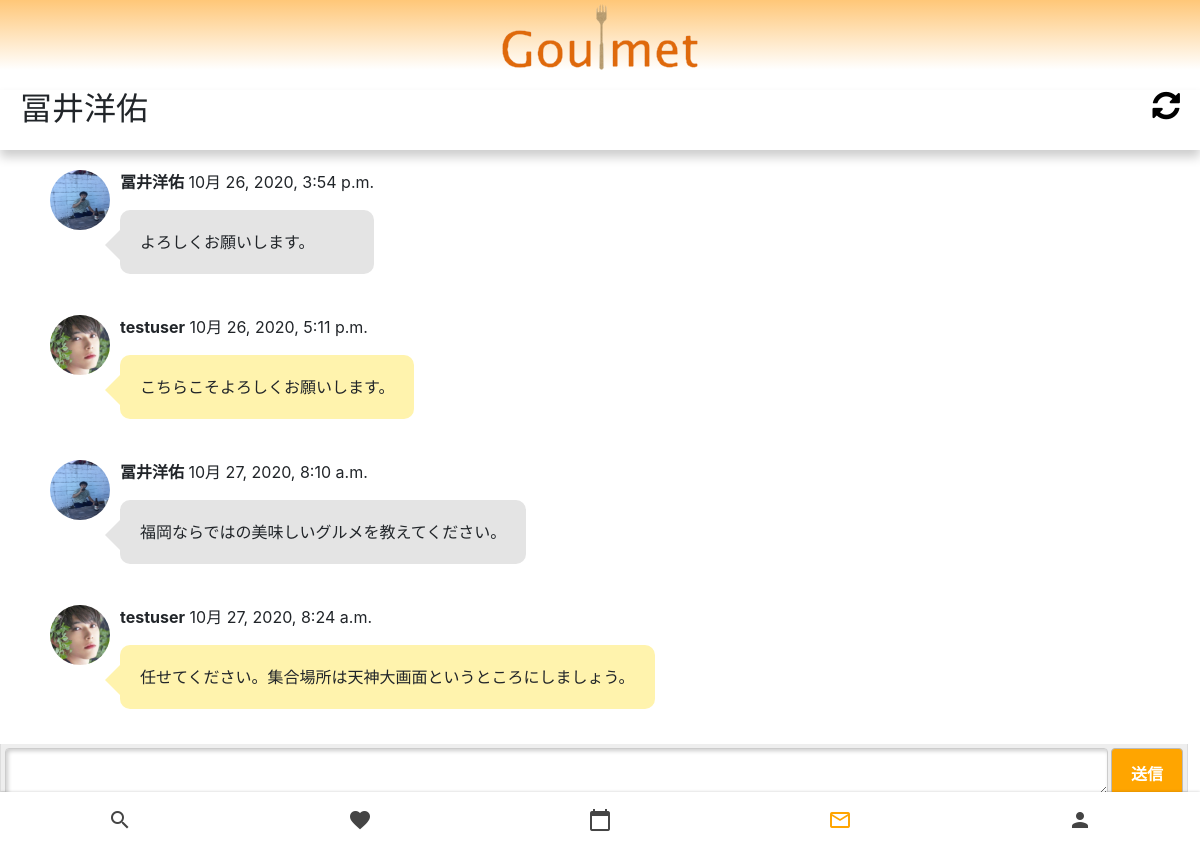
The app's page /chat/goulmet_chat/3 (signed in), older data.
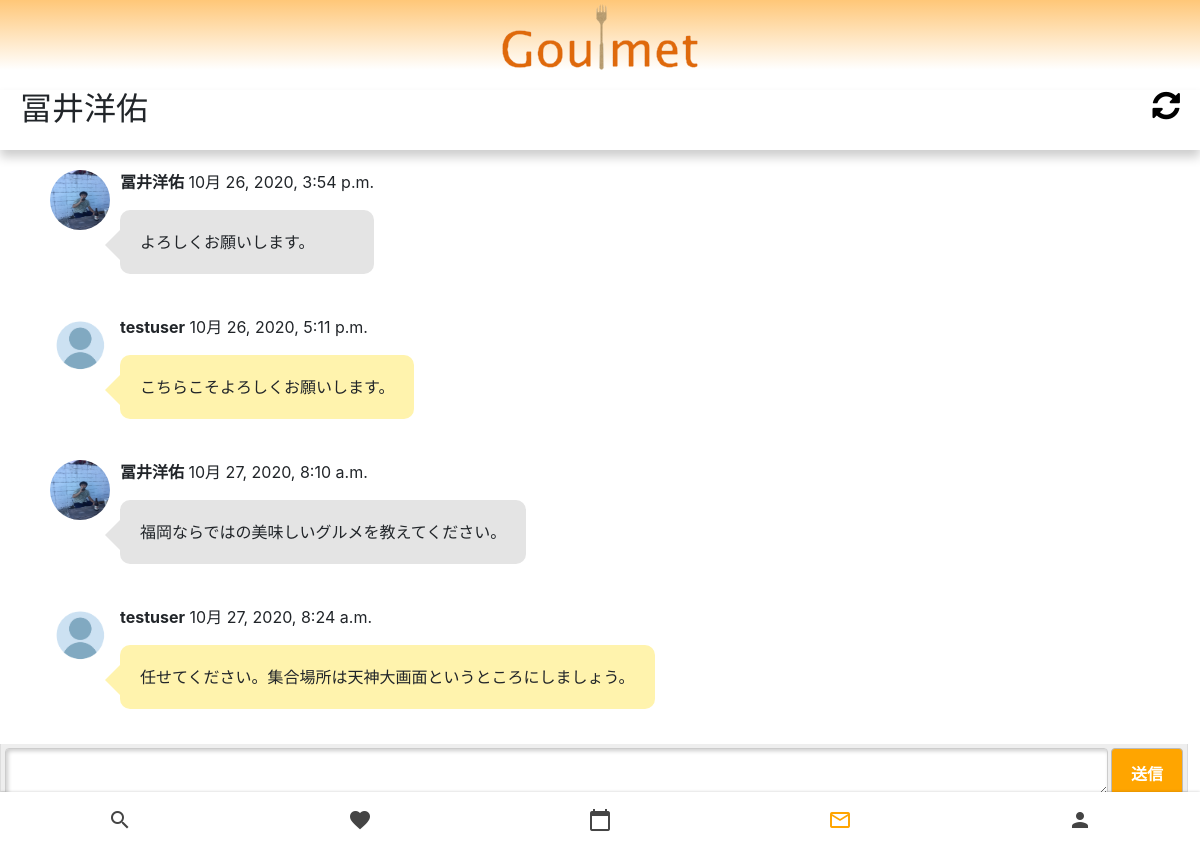
The same page, newer data.
### chat/models.py (models this page shows, shortened)
class ChatModel(models.Model):
    user_id = models.ForeignKey(CustomUser,on_delete=models.CASCADE,null=True)
    goulmet_id = models.ForeignKey(GoulmetModel,on_delete=models.CASCADE,null=True)
    room_id = models.ForeignKey(RoomModel,on_delete=models.CASCADE)
    text = models.CharField('メッセージ',max_length=1000)
    created_at = models.DateTimeField('作成日時',auto_now_add=True)
    updated_at = models.DateTimeField('更新日時',auto_now=True)

### account/models.py (models this page shows)
class GoulmetModel(models.Model):
    user_id = models.ForeignKey(CustomUser,on_delete=models.CASCADE)
    self_introduction = models.TextField('自己紹介',max_length=140)
    area = models.CharField('地域',max_length=50)
    plan = models.TextField('プラン',max_length=50,null=True)
    base_price = models.IntegerField('基本料金')
    is_pass = models.BooleanField('審査合格フラグ',null=True)
    created_at = models.DateTimeField('作成日時',auto_now_add=True)
    like = models.ManyToManyField(CustomUser, related_name='like', blank=True)
    def __str__(self):
        return str(self.user_id)

### myuser/models.py (models this page shows)
class CustomUser(AbstractUser):
    icon = models.ImageField(upload_to = 'upload',blank=True)
    is_goulmet = models.BooleanField(default=False)
    def __str__(self):
        return self.username

### chat/views.py (the view)
# urls.py: path('goulmet_chat/<int:pk>', goulmet_chat, name='goulmet_chat'),
@login_required
def goulmet_chat(request,pk):
    room_object = RoomModel.objects.get(pk=pk)
    object_list = ChatModel.objects.all().filter(room_id=room_object)
    return render(request, 'chat/goulmet_chat.html', {'room_object':room_object,'object_list': object_list})

### templates/chat/goulmet_chat.html (shortened to what this page needs)
{% extends 'base.html' %}
{% load static %}
{% block customcss %}
<link rel="stylesheet" href="{% static 'goulmet_chat.css' %}">
{% endblock %}
{% block header %}
<div class="header">
    <h2>{{room_object.user_id}}</h2>
    <div>
        <a style="color: black;" href="{% url 'chat:goulmet_chat' pk=room_object.pk %}"><i class="fa fa-refresh fa-2x" aria-hidden="true"></i></a>
    </div>
</div>
{% endblock %}
{% block content %}
<head>
    <link rel="stylesheet" href="https://stackpath.bootstrapcdn.com/bootstrap/4.1.3/css/bootstrap.min.css">
    <link rel="stylesheet" href="https://stackpath.bootstrapcdn.com/font-awesome/4.7.0/css/font-awesome.min.css">
</head>
<div class="container">
    {% for item in object_list %}
    {% if item.user_id %}
    <div class="box">
        <div class="icon">
            {% if item.user_id.icon %}
            <img class="icon" src="{{item.user_id.icon.url}}" alt="">
            {% else %}
            <img class="icon" src="{% static 'img/no_icon.png' %}" alt="" id="preview">
            {% endif %}
        </div>
        <div class="user-info">
            <p><strong>{{item.user_id}}</strong> {{item.created_at}}</p>
            <p class="user_chat">{{item.text}}</p>
        </div>
    </div>
    {% else %}
    <div class="box">
        <div class="icon">
            {% if item.goulmet_id.user_id.icon %}
            <img class="icon" src="{{item.goulmet_id.user_id.icon.url}}" alt="">
            {% else %}
            <img class="icon" src="{% static 'img/no_icon.png' %}" alt="" id="preview">
            {% endif %}
        </div>
        <div class="goulmet-info">
            <p><strong>{{item.goulmet_id}}</strong> {{item.created_at}}</p>
            <p class="goulmet_chat">{{item.text}}</p>
        </div>
    </div>
    {% endif %}
    {% endfor %}
</div>
<div id="bms_send">
    <form action="{% url 'chat:goulmetchat_create' %}" method="POST">{% csrf_token %}
        <textarea name="text" id="bms_send_message"></textarea>
        <input id="bms_send_btn" type="submit" value="送信">
    </form>
</div>
<nav class="nav">
    <a style="text-decoration: none;" href="{% url 'search_app:search_form' %}" id="1" class="nav__link">
        <i class="material-icons nav__icon">search</i>
    </a>
    <a style="text-decoration: none;" href="{% url 'favorite:favorite_list' %}" id="2" class="nav__link">
        <i class="material-icons nav__icon">favorite</i>
    </a>
    <a style="text-decoration: none;" href="{% url 'reservation:reservation_confirm' %}" id="3" class="nav__link">
        <i class="material-icons nav__icon">calendar_today</i>
    </a>
    <a style="text-decoration: none;" href="{% url 'chat:chat_list' %}" id="4" class="nav__link nav__link--active">
        <i class="material-icons nav__icon">mail_outline</i>
    </a>
    <a style="text-decoration: none;" href="{% url 'account:user_update' %}" id="5" class="nav__link">
        <i class="material-icons nav__icon">person</i>
    </a>
</nav>
{% endblock %}

Row changes from the older to the newer data that the page shows:
changed through a linked row, ChatModel "こちらこそよろしくお願いします。": icon: picture added; goulmet_id.user_id.icon: picture removed
changed through a linked row, ChatModel "任せてください。集合場所は天神大画面というところにしましょう。": icon: picture added; goulmet_id.user_id.icon: picture removed
